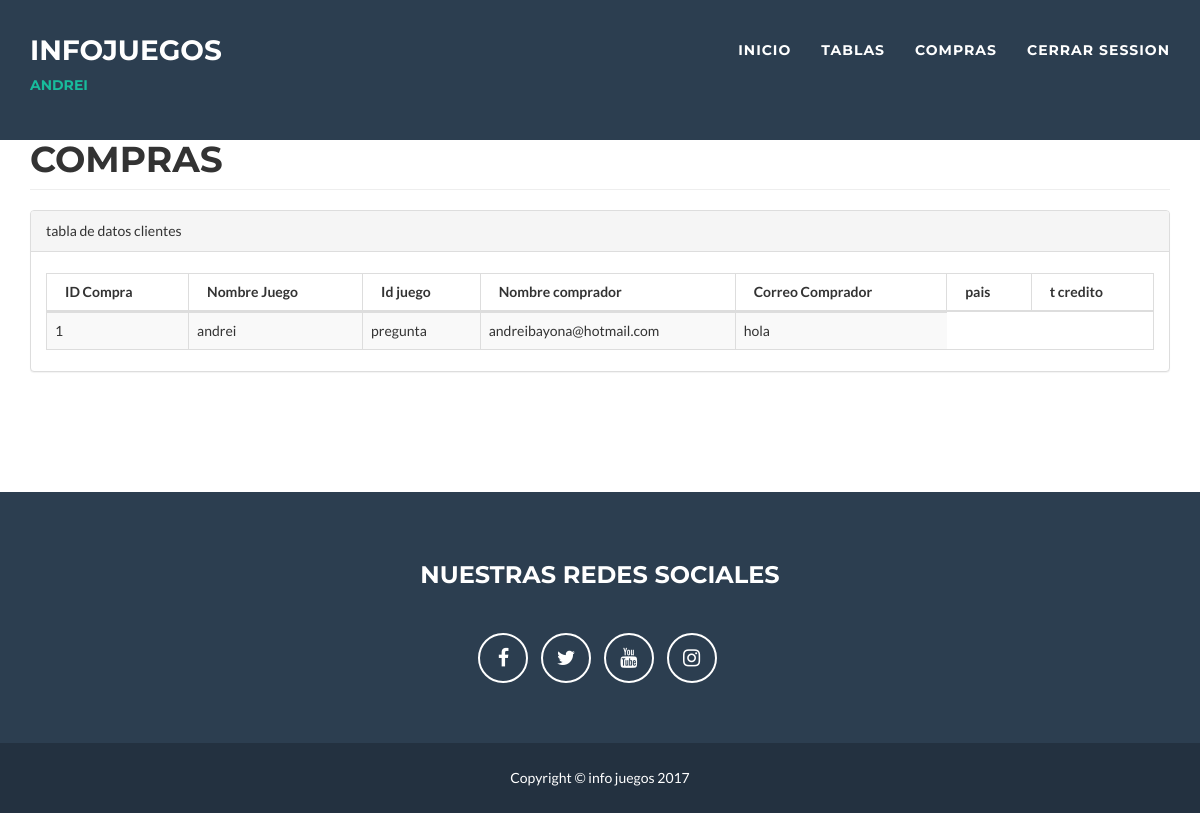
The page /TablaCompras.php (signed in) on the database its author committed.
### tables this page shows
CREATE TABLE `preguntas` (
  `id_pregunta` int(11) NOT NULL,
  `nombre` varchar(40) NOT NULL,
  `asunto` varchar(40) NOT NULL,
  `correo` varchar(40) NOT NULL,
  `mensaje` varchar(40) NOT NULL
);

### model/conexion.php (called while the page is built, shortened)
<?php
class Conexion {
    private $mysqli = '';
    private $usuario = 'root';
    private $clave = '';
    private $server = 'localhost';
    private $db = 'infojuegos';
    public function conectar() {
        $this->mysqli = new mysqli($this->server, $this->usuario, $this->clave, $this->db);
    }
    function consultar($tabla = "", $campo = "", $dato = "") {
        if ($campo == "") {
            $query = "select * from " . $tabla;
        } else if ($dato == "") {
            $query = "select " . $campo . " from " . $tabla;
        } else {
            $query = "select * from " . $tabla . " where " . $campo . " = " . $dato;
        }
        $res = mysqli_query($this->mysqli, $query);
        return $res;
    }
}
?>

### TablaCompras.php (the view, shortened to what this page needs)
<!DOCTYPE html>
<html lang="en">
    <head>
        <link href="vendor/bootstrap/css/bootstrap.min.css" rel="stylesheet">
        <link href="css/freelancer.min.css" rel="stylesheet">
        <link href="css/dataTables.bootstrap.css" rel="stylesheet">
        <link href="css/dataTables.responsive.css" rel="stylesheet">
        <link href="vendor/font-awesome/css/font-awesome.min.css" rel="stylesheet" type="text/css">
    </head>
    <body id="page-top" class="index">
        <nav id="mainNav" class="navbar navbar-default navbar-fixed-top navbar-custom">
            <div class="container">
                <div class="navbar-header page-scroll">
                    <a class="navbar-brand" href="#maincontent">Infojuegos</a>
                    <a class="navbar"> <?php echo ucfirst($_SESSION['nombre']); ?></a>
                </div>
                <div class="collapse navbar-collapse" id="bs-example-navbar-collapse-1">
                    <ul class="nav navbar-nav navbar-right">
                        <li class="page-scroll">
                            <a href="registrarDatos.php">Inicio</a>
                        </li>
                        <li class="page-scroll">
                            <a href="Tablas.php">Tablas</a>
                        </li>
                        <li class="page-scroll">
                            <a href="TablaCompras.php">Compras</a>
                        </li>
                        <li class="page-scroll">
                            <a href="controller/cerrarSesion.php">cerrar session</a>
                        </li>
                    </ul>
                </div>
            </div>
        </nav>
        <section id="compra">
            <div class="container">
                <div id="page-wrapper">
                    <div class="row">
                        <div class="col-lg-12">
                            <h1 class="page-header">compras</h1>
                        </div>
                    </div>
                    <div class="row">
                        <div class="col-lg-12">
                            <div class="panel panel-default">
                                <div class="panel-heading">
                                    tabla de datos clientes
                                </div>
                                <div class="panel-body">
                                    <table width="100%" class="table table-striped table-bordered table-hover" id="dataTables-example">
                                        <thead>
                                            <tr>
                                                <th>ID Compra</th>
                                                <th>Nombre Juego</th>
                                                <th>Id juego</th>
                                                <th>Nombre comprador</th>
                                                <th>Correo Comprador</th>
                                                <th>pais</th>
                                                <th>t credito</th>
                                            </tr>
                                        </thead>
                                        <tbody>
                                            <?php
                                            require_once './model/conexion.php';
                                            $db = new Conexion();
                                            $db->conectar();
                                            $rec = $db->consultar("preguntas");
                                            while ($row = mysqli_fetch_array($rec)) {
                                                echo "<tr>";
                                                echo "<td>$row[0]</td>";
                                                echo "<td>$row[1]</td>";
                                                echo "<td>$row[2]</td>";
                                                echo "<td>$row[3]</td>";
                                                echo "<td>$row[4]</td>";
                                                echo "</tr>";
                                            }
                                            ?>
                                        </tbody>
                                    </table>
                                </div>
                            </div>
                        </div>
                    </div>
                </div>
            </div>
        </section>
        <footer class="text-center">
            <div class="footer-above">
                <div class="container">
                    <div class="row">
                        <div class="footer-col col-md-6 col-md-offset-3">
                            <h3>Nuestras redes sociales</h3>
                            <ul class="list-inline">
                                <li>
                                    <a href="#" class="btn-social btn-outline"><span class="sr-only">Facebook</span><i class="fa fa-fw fa-facebook"></i></a>
                                </li>
                                <li>
                                    <a href="#" class="btn-social btn-outline"><span class="sr-only">Twitter</span><i class="fa fa-fw fa-twitter"></i></a>
                                </li>
                                <li>
                                    <a href="#" class="btn-social btn-outline"><span class="sr-only">Youtube</span><i class="fa fa-fw fa-youtube"></i></a>
                                </li>
                                <li>
                                    <a href="#" class="btn-social btn-outline"><span class="sr-only">Instagram</span><i class="fa fa-fw fa-instagram"></i></a>
                                </li>
                            </ul>
                        </div>
                    </div>
                </div>
            </div>
            <div class="footer-below">
                <div class="container">
                    <div class="row">
                        <div class="col-lg-12">
                            Copyright &copy; info juegos 2017
                        </div>
                    </div>
                </div>
            </div>
        </footer>
    </body>
</html>

### rows shown on the page
preguntas: id_pregunta "1", nombre "andrei", asunto "pregunta", correo "andreibayona@hotmail.com", mensaje "hola"

### other values the page prints
$_SESSION['nombre'] "ANDREI"
